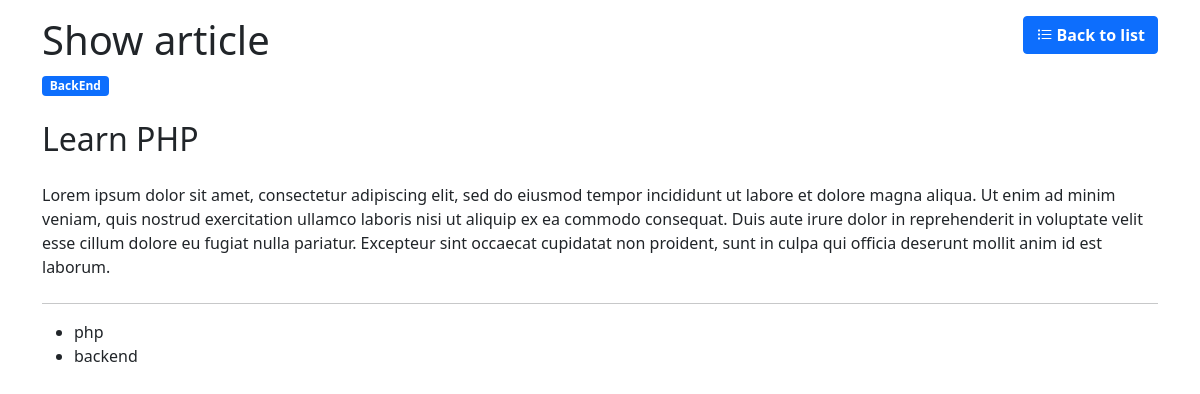
The app's page /articles/3/ with its own data.
### blog/models.py (models this page shows, shortened)
class Article(models.Model):
    title = CharField(max_length=120)
    state = IntegerField(default=0, choices=LIST_STATE)
    category = ForeignKey(Category,null=True,on_delete=models.SET_NULL)
    tags = ManyToManyField(Tag)
    description = TextField(null=True)
    created = DateTimeField(auto_now_add=True)
    updated = DateTimeField(auto_now=True)

class Category(models.Model):
    name=CharField(max_length=30,unique=True)
    state=IntegerField(default=0, choices=LIST_STATE)
    created = DateTimeField(auto_now_add=True)
    updated = DateTimeField(auto_now=True)

class Tag(models.Model):
    name=CharField(max_length=20,unique=True)
    created = DateTimeField(auto_now_add=True)
    updated = DateTimeField(auto_now=True)

### blog/views.py (the view)
# urls.py: path('<int:id>/',views.show, name="show_article"),
def show(request, id):
    article=Article.objects.get(pk=id)
    return render(request,"blog/show.html",{"article":article})

### blog/templates/blog/show.html
{% extends 'master.html' %}
  {% block mycontent %}
    <div class="container">
      <div class="row mt-3">
        <div class="col-md-6">
          <h1>Show article</h1>
        </div>
        <div class="col-md-6 text-end"><a href="{% url 'list_of_articles' %}" class="btn btn-primary"><i class="bi bi-list-task"></i><strong>  Back to list</strong></a></div>
      </div>
      <div class="row">
        <div class="col-md-12">
          <span class="badge bg-primary">{{ article.category.name}}</span>
          <h2 class="my-4">{{ article.title}}</h2>
          <p class="my-4">{{ article.description}}</p>
          <hr />
          <ul>
            {% for tag in article.tags.all %}
              <li>
                {{ tag.name }}
              </li>
            {% endfor %}
          </ul>
        </div>
      </div>
    </div>
  {% endblock %}

### records on screen
Article: category.name "BackEnd", title "Learn PHP", description "Lorem ipsum dolor sit amet, consectetur adipiscing elit, sed do eiusmod tempor incididunt ut labore et dolore magna aliqua. Ut enim ad minim veniam, quis nostrud exercitation ullamco laboris nisi ut aliquip ex ea commodo consequat. Duis aute irure dolor in reprehenderit in voluptate velit esse cillum dolore eu fugiat nulla pariatur. Excepteur sint occaecat cupidatat non proident, sunt in culpa qui officia deserunt mollit anim id est laborum."
Tag: name "php"
Tag: name "backend"
